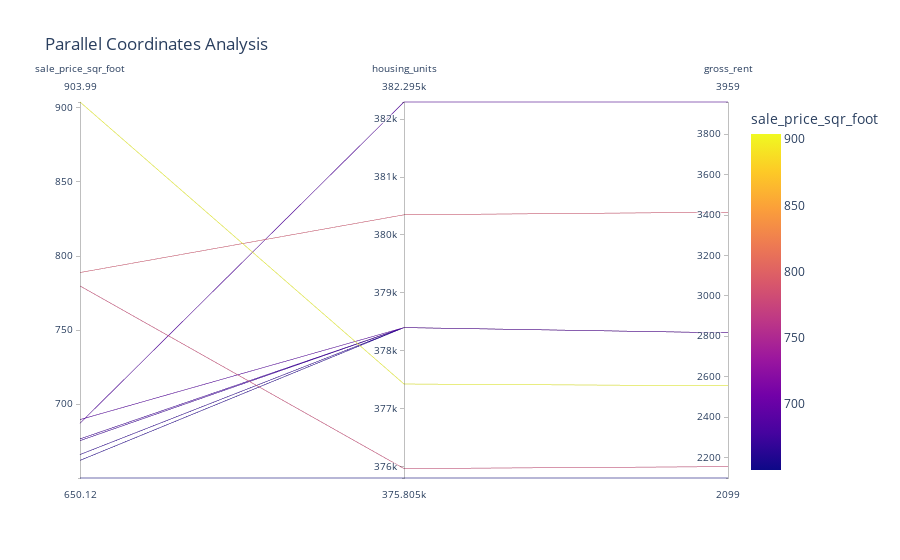

Source (notebook cell):
### Code cell
parallel_coordinates()

### Figure 1 — Plotly figure (JSON) as saved in the notebook; plotly's stock layout.template omitted (floating-point values rounded to 4 significant figures)
{"data": [{"dimensions": [{"label": "sale_price_sqr_foot", "values": [904.0, 788.8, 779.8, 689.6, 687.1, 676.5, 675.4, 666.0, 662.0, 650.1]}, {"label": "housing_units", "values": [377400.0, 380348, 376000.0, 378401, 382295, 378401, 378401, 378401, 378401, 375805]}, {"label": "gross_rent", "values": [2555.0, 3414, 2155.0, 2817.0, 3959, 2817.0, 2817.0, 2817.0, 2817.0, 2099]}], "domain": {"x": [0, 1], "y": [0, 1]}, "line": {"color": [904.0, 788.8, 779.8, 689.6, 687.1, 676.5, 675.4, 666.0, 662.0, 650.1], "coloraxis": "coloraxis"}, "name": "", "type": "parcoords"}], "layout": {"autosize": true, "coloraxis": {"colorbar": {"title": {"text": "sale_price_sqr_foot"}}, "colorscale": [[0, "#0d0887"], [0.1111, "#46039f"], [0.2222, "#7201a8"], [0.3333, "#9c179e"], [0.4444, "#bd3786"], [0.5556, "#d8576b"], [0.6667, "#ed7953"], [0.7778, "#fb9f3a"], [0.8889, "#fdca26"], [1, "#f0f921"]]}, "legend": {"tracegroupgap": 0}, "title": {"text": "Parallel Coordinates Analysis"}}}
